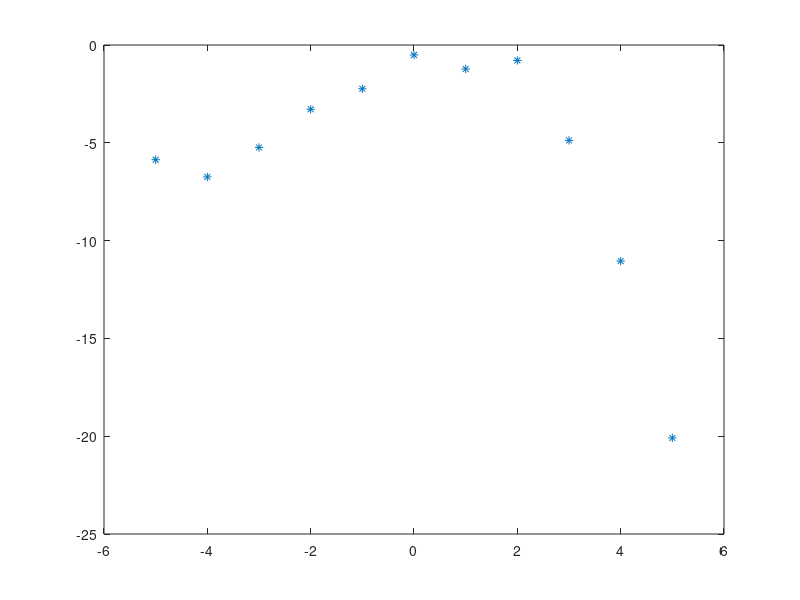

Write MATLAB code to recreate this figure. (Note: this script raises an error after producing the figure.)
%zwraca normy residuum i normy roznic miedzy wynikami dwoch metod
function [rest diff] = zad2()
% dane z zadania
A(:,1) = ones(1,11);
A(:,2) = -5:5;
b = [-5.8643; -6.7445; -5.2378; -3.2868; -2.2393; -0.5084; -1.2237; -0.7893; -4.8761; -11.0466; -20.0868];

% narysuj punkty
plot(A(:,2),b, '*')
x = -6:.1:6;
hold on

%funkcja liniowa
[x1, x2]=fit(A,b);					% dopasowanie funkcji
diff(1)=norm(x1-x2);			
y = @(x) x1(1) + x1(2)*x;			% funkcja f(x)
rest(1) = norm(b-A*x1);				% obliczenie normy residuum
plot(x,y(x),'c')					% rysowanie wykresu funkcji

%wielomian 2 stopnia
A=[A,(A(:,2)).^2];					
[x1, x2]=fit(A,b);					% dopasowanie funkcji
diff(2)=norm(x1-x2);
y = @(x) x1(1) + x1(2)*x + x1(3)*x.^2;
rest(2) = norm(b-A*x1);				% obliczenie normy residuum
plot(x,y(x),'m')

%wielomian 3 stopnia
A=[A,(A(:,2)).^3];
[x1, x2]=fit(A,b);					% dopasowanie funkcji
diff(3)=norm(x1-x2);
y = @(x) x1(1) + x1(2)*x + x1(3)*x.^2 + x1(4)*x.^3;
rest(3) = norm(b-A*x1);				% obliczenie normy residuum
plot(x,y(x),'r')

%wielomian 4 stopnia
A=[A,(A(:,2)).^4];
[x1, x2]=fit(A,b);					% dopasowanie funkcji
diff(4)=norm(x1-x2);
y = @(x) x1(1) + x1(2)*x + x1(3)*x.^2 + x1(4)*x.^3 + x1(5)*x.^4;
rest(4) = norm(b-A*x1);				% obliczenie normy residuum
plot(x,y(x),'k')

%legenda
hleg1 = legend('Punkty','liniowa', '2-go stopnia', '3-go stopnia', '4-go stopnia');
set(hleg1,'Location','SouthWest')
hold off
end